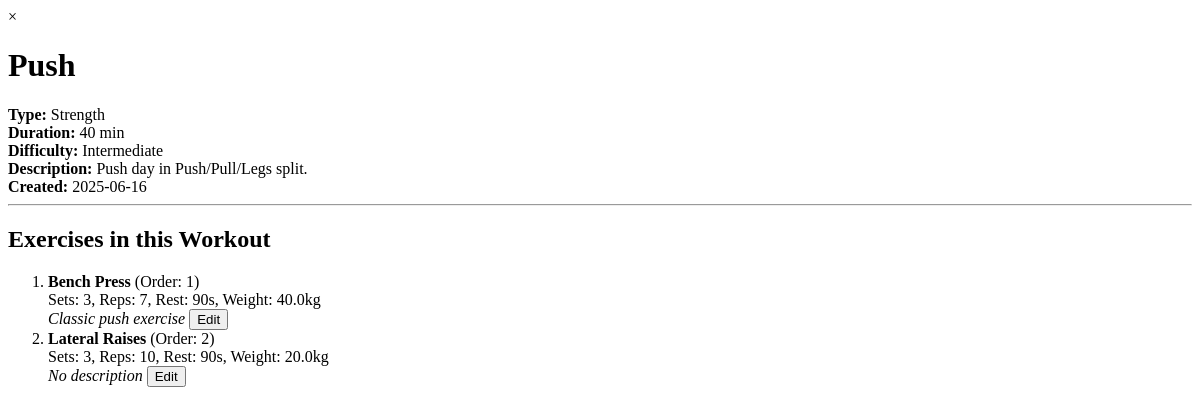
The app's page /dashboard/workouts/1/modal (signed in), older data.
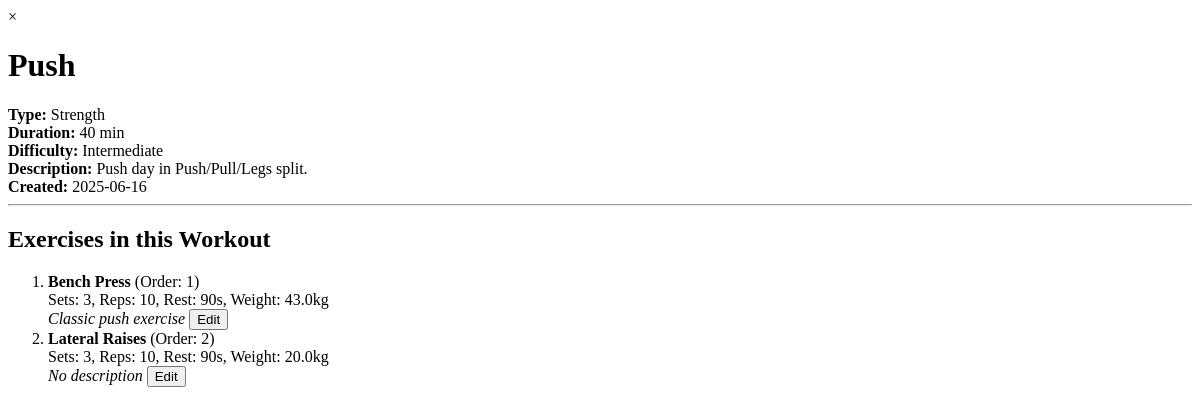
The same page, newer data.
### models.py (models this page shows, shortened)
class Workout(db.Model):
    __tablename__ = 'workouts'
    id = db.Column(db.Integer, primary_key=True)
    name = db.Column(db.String(32), nullable=False)
    type = db.Column(db.String(16), nullable=False)
    duration = db.Column(db.Integer, nullable=False)
    description = db.Column(db.String(256), nullable=True)
    difficulty = db.Column(db.String(16), nullable=True)
    user_id = db.Column(db.Integer, db.ForeignKey('users.id'), nullable=False)
    user = db.relationship('User', backref=db.backref('workouts', lazy=True))
    created_at = db.Column(db.DateTime, server_default=db.func.now(), nullable=False)
    updated_at = db.Column(db.DateTime, server_default=db.func.now(), onupdate=db.func.now(), nullable=False)

class WorkoutExercise(db.Model):
    __tablename__ = 'workout_exercises'
    id = db.Column(db.Integer, primary_key=True)
    workout_id = db.Column(db.Integer, db.ForeignKey('workouts.id'), nullable=False)
    exercise_id = db.Column(db.Integer, db.ForeignKey('exercises.id'), nullable=False)
    order = db.Column(db.Integer, nullable=False)
    sets = db.Column(db.Integer, nullable=False, default=3)
    reps = db.Column(db.Integer, nullable=False, default=10)
    rest_time = db.Column(db.Integer, nullable=True, default=60)
    weight = db.Column(db.Float, nullable=True, default=0.0)
    progression_interval = db.Column(db.Integer, nullable=True, default=None)  # e.g. every N completions
    progression_weight_increment = db.Column(db.Float, nullable=True, default=None)  # e.g. add X kg
    progression_reps_increment = db.Column(db.Integer, nullable=True, default=None)  # e.g. add Y reps
    notes = db.Column(db.String(256), nullable=True)
    workout = db.relationship('Workout', backref=db.backref('workout_exercises', lazy=True))
    exercise = db.relationship('Exercise', backref=db.backref('workout_exercises', lazy=True))

class Exercise(db.Model):
    __tablename__ = 'exercises'
    id = db.Column(db.Integer, primary_key=True)
    name = db.Column(db.String(32), nullable=False)
    description = db.Column(db.String(256), nullable=True)
    video_url = db.Column(db.String(256), nullable=True)
    category = db.Column(db.String(32), nullable=True)
    equipment = db.Column(db.String(64), nullable=True)
    user_id = db.Column(db.Integer, db.ForeignKey('users.id'), nullable=False)
    user = db.relationship('User', backref=db.backref('exercises', lazy=True))

### app.py (the view)
@app.route('/dashboard/workouts/<int:workout_id>/modal')
@login_required
def workout_detail_modal(workout_id):
    workout = Workout.query.get_or_404(workout_id)
    if workout.user_id != current_user.id:
        return '', 403
    workout_exercises = (
        WorkoutExercise.query
        .filter_by(workout_id=workout_id)
        .order_by(WorkoutExercise.order.asc())
        .all()
    )
    return render_template('workout_detail_modal.html', workout=workout, workout_exercises=workout_exercises)

### app.py (called while the page is built)
@login_manager.user_loader
def load_user(user_id):
    return User.query.get(int(user_id))

### templates/workout_detail_modal.html (shortened to what this page needs)
<div class="workout-detail-modal-content">
    <span class="close close-modal-btn">&times;</span>
    <h1>{{ workout.name }}</h1>
    <div><strong>Type:</strong> {{ workout.type|capitalize }}</div>
    <div><strong>Duration:</strong> {{ workout.duration }} min</div>
    <div><strong>Difficulty:</strong> {{ workout.difficulty|capitalize or 'N/A' }}</div>
    <div><strong>Description:</strong> {{ workout.description or 'No description' }}</div>
    <div><strong>Created:</strong> {{ workout.created_at.strftime('%Y-%m-%d') }}</div>
    <hr>
    <h2>Exercises in this Workout</h2>
    {% if workout_exercises %}
        <ol>
        {% for we in workout_exercises %}
            <li>
                <strong>{{ we.exercise.name }}</strong> (Order: {{ we.order }})<br>
                Sets: {{ we.sets }}, Reps: {{ we.reps }}, Rest: {{ we.rest_time or 'N/A' }}s, Weight: {{ we.weight or 'N/A' }}kg<br>
                <em>{{ we.exercise.description or 'No description' }}</em>
                <button class="sidebar-button open-edit-workout-exercise-modal-btn" data-workout-id="{{ workout.id }}" data-we-id="{{ we.id }}">Edit</button>
            </li>
        {% endfor %}
        </ol>
    {% else %}
        <p>No exercises added to this workout yet.</p>
    {% endif %}
</div>

Row changes from the older to the newer data that the page shows:
changed WorkoutExercise "Bench Press": reps "7" → "10"; weight "40.0" → "43.0"
